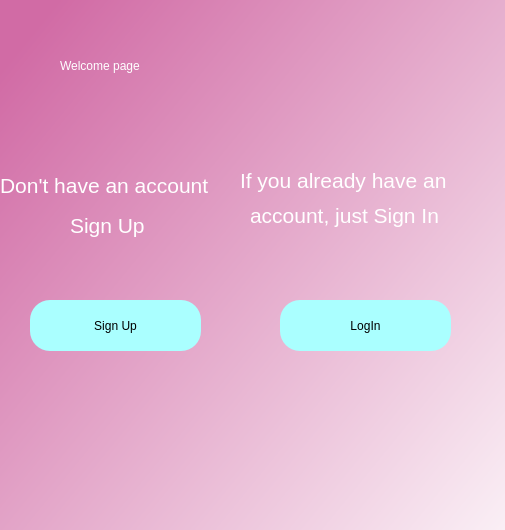
<?xml version="1.0" encoding="UTF-8"?>
<ui version="4.0">
 <class>Form</class>
 <widget class="QWidget" name="Form">
  <property name="geometry">
   <rect>
    <x>0</x>
    <y>0</y>
    <width>505</width>
    <height>530</height>
   </rect>
  </property>
  <property name="windowTitle">
   <string>Form</string>
  </property>
  <widget class="QWidget" name="bgwidget" native="true">
   <property name="geometry">
    <rect>
     <x>-40</x>
     <y>-10</y>
     <width>561</width>
     <height>671</height>
    </rect>
   </property>
   <property name="styleSheet">
    <string notr="true">QWidget#bgwidget{
background-color:qlineargradient(spread:pad, x1:0.091, y1:0.101636, x2:0.991379, y2:0.977, stop:0 rgba(209, 107, 165, 255), stop:1 rgba(255, 255, 255, 255));}</string>
   </property>
   <widget class="QLabel" name="label">
    <property name="geometry">
     <rect>
      <x>100</x>
      <y>40</y>
      <width>321</width>
      <height>71</height>
     </rect>
    </property>
    <property name="styleSheet">
     <string notr="true">font: 36pt &quot;MS Shell Dlg 2&quot;; color:rgb(255, 255, 255)</string>
    </property>
    <property name="text">
     <string>Welcome page</string>
    </property>
   </widget>
   <widget class="QPushButton" name="loginbutton">
    <property name="geometry">
     <rect>
      <x>70</x>
      <y>310</y>
      <width>171</width>
      <height>51</height>
     </rect>
    </property>
    <property name="styleSheet">
     <string notr="true">border-radius:20px;
background-color: rgb(170, 255, 255);
font: 14pt &quot;MS Shell Dlg 2&quot;;</string>
    </property>
    <property name="text">
     <string>Sign Up</string>
    </property>
   </widget>
   <widget class="QLabel" name="error">
    <property name="geometry">
     <rect>
      <x>440</x>
      <y>456</y>
      <width>341</width>
      <height>20</height>
     </rect>
    </property>
    <property name="styleSheet">
     <string notr="true">font: 12pt &quot;MS Shell Dlg 2&quot;; color:red;</string>
    </property>
    <property name="text">
     <string/>
    </property>
   </widget>
   <widget class="QPushButton" name="loginbutton_2">
    <property name="geometry">
     <rect>
      <x>320</x>
      <y>310</y>
      <width>171</width>
      <height>51</height>
     </rect>
    </property>
    <property name="styleSheet">
     <string notr="true">border-radius:20px;
background-color: rgb(170, 255, 255);
font: 14pt &quot;MS Shell Dlg 2&quot;;</string>
    </property>
    <property name="text">
     <string>LogIn</string>
    </property>
   </widget>
   <widget class="QLabel" name="label_2">
    <property name="geometry">
     <rect>
      <x>40</x>
      <y>150</y>
      <width>221</width>
      <height>91</height>
     </rect>
    </property>
    <property name="font">
     <font>
      <pointsize>16</pointsize>
     </font>
    </property>
    <property name="styleSheet">
     <string notr="true">color: rgb(255, 255, 255);</string>
    </property>
    <property name="text">
     <string>Don't have an account</string>
    </property>
   </widget>
   <widget class="QLabel" name="label_3">
    <property name="geometry">
     <rect>
      <x>280</x>
      <y>120</y>
      <width>251</width>
      <height>141</height>
     </rect>
    </property>
    <property name="font">
     <font>
      <pointsize>16</pointsize>
     </font>
    </property>
    <property name="styleSheet">
     <string notr="true">color: rgb(255, 255, 255);</string>
    </property>
    <property name="text">
     <string>If you already have an </string>
    </property>
   </widget>
   <widget class="QLabel" name="label_4">
    <property name="geometry">
     <rect>
      <x>110</x>
      <y>220</y>
      <width>81</width>
      <height>31</height>
     </rect>
    </property>
    <property name="font">
     <font>
      <pointsize>16</pointsize>
     </font>
    </property>
    <property name="styleSheet">
     <string notr="true">color: rgb(255, 255, 255);</string>
    </property>
    <property name="text">
     <string>Sign Up</string>
    </property>
   </widget>
   <widget class="QLabel" name="label_5">
    <property name="geometry">
     <rect>
      <x>290</x>
      <y>210</y>
      <width>201</width>
      <height>31</height>
     </rect>
    </property>
    <property name="font">
     <font>
      <pointsize>16</pointsize>
     </font>
    </property>
    <property name="styleSheet">
     <string notr="true">color: rgb(255, 255, 255);</string>
    </property>
    <property name="text">
     <string>account, just Sign In</string>
    </property>
   </widget>
  </widget>
 </widget>
 <resources/>
 <connections/>
</ui>
